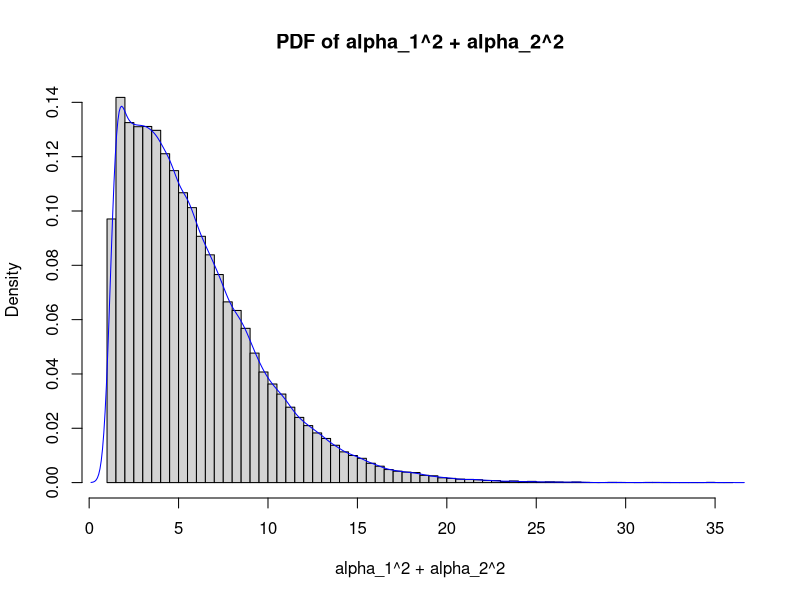
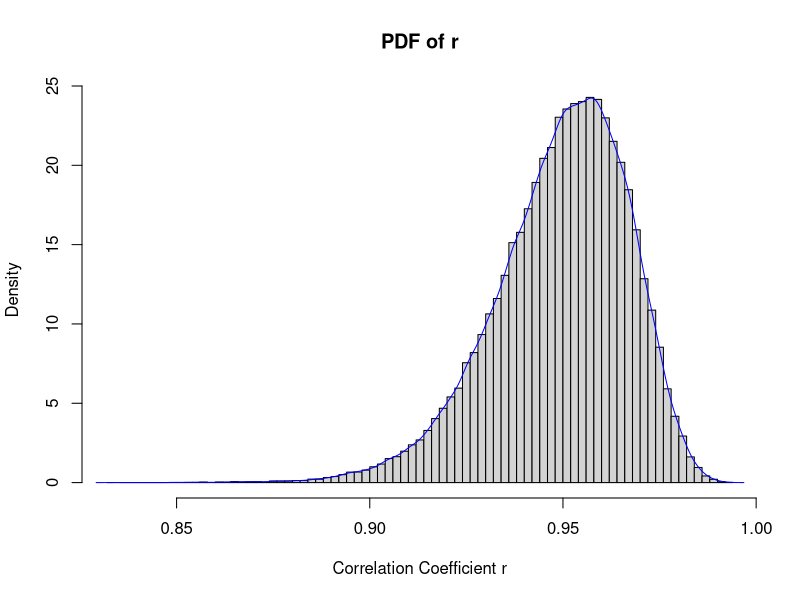

Generate these figures, in order, with R:
# Set parameters
set.seed(123)
n <- 20                  # Sample size
num_sim <- 100000        # Number of simulations
sigma_epsilon <- sqrt(4) # Standard deviation of errors
alpha1 <- 2
alpha2 <- 1

# Generate x values
x <- 1:n

# Initialize vectors to store results
alpha_sum_squared <- numeric(num_sim)
correlation_r <- numeric(num_sim)

for (sim in 1:num_sim) {
  # Simulate errors and Y values
  epsilon <- rnorm(n, mean = 0, sd = sigma_epsilon)
  Y <- alpha1 + alpha2 * x + epsilon
  
  # Fit linear regression
  fit <- lm(Y ~ x)
  
  # Extract coefficients
  alpha_hat <- coef(fit)
  alpha_sum_squared[sim] <- alpha_hat[1]^2 + alpha_hat[2]^2
  
  # Compute correlation coefficient
  correlation_r[sim] <- cor(x, Y)
}

# Part 1: Approximated PDF of alpha_1^2 + alpha_2^2
hist(alpha_sum_squared, breaks = 100, probability = TRUE, main = "PDF of alpha_1^2 + alpha_2^2", xlab = "alpha_1^2 + alpha_2^2")
lines(density(alpha_sum_squared), col = "blue")
mean_alpha_sum_squared <- mean(alpha_sum_squared)
var_alpha_sum_squared <- var(alpha_sum_squared)

# Part 2: Approximated PDF of r
hist(correlation_r, breaks = 100, probability = TRUE, main = "PDF of r", xlab = "Correlation Coefficient r")
lines(density(correlation_r), col = "blue")
mean_r <- mean(correlation_r)
var_r <- var(correlation_r)

# Compute P(0.9 < r < 0.95)
prob_r <- mean(correlation_r > 0.9 & correlation_r < 0.95)

# Results
list(
  mean_alpha_sum_squared = mean_alpha_sum_squared,
  var_alpha_sum_squared = var_alpha_sum_squared,
  mean_r = mean_r,
  var_r = var_r,
  prob_r_between_0.9_and_0.95 = prob_r
)
